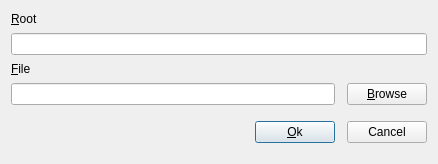
<ui version="4.0" >
 <class>toTemplateAddFileUI</class>
 <widget class="QDialog" name="toTemplateAddFileUI" >
  <property name="geometry" >
   <rect>
    <x>0</x>
    <y>0</y>
    <width>438</width>
    <height>164</height>
   </rect>
  </property>
  <property name="windowTitle" >
   <string>Add template file</string>
  </property>
  <layout class="QGridLayout" >
   <property name="leftMargin" >
    <number>11</number>
   </property>
   <property name="topMargin" >
    <number>11</number>
   </property>
   <property name="rightMargin" >
    <number>11</number>
   </property>
   <property name="bottomMargin" >
    <number>11</number>
   </property>
   <property name="horizontalSpacing" >
    <number>6</number>
   </property>
   <property name="verticalSpacing" >
    <number>6</number>
   </property>
   <item row="3" column="0" colspan="3" >
    <widget class="QLineEdit" name="Filename" />
   </item>
   <item row="3" column="4" >
    <widget class="QPushButton" name="Browse" >
     <property name="text" >
      <string>&amp;Browse</string>
     </property>
    </widget>
   </item>
   <item row="1" column="0" colspan="5" >
    <widget class="QLineEdit" name="Root" />
   </item>
   <item row="4" column="0" colspan="2" >
    <widget class="Line" name="Line1" />
   </item>
   <item rowspan="2" row="4" column="4" >
    <widget class="QPushButton" name="PushButton2_2" >
     <property name="text" >
      <string>Cancel</string>
     </property>
    </widget>
   </item>
   <item rowspan="2" row="4" column="2" >
    <widget class="QPushButton" name="OkButton" >
     <property name="text" >
      <string>&amp;Ok</string>
     </property>
     <property name="default" >
      <bool>true</bool>
     </property>
    </widget>
   </item>
   <item row="2" column="0" colspan="5" >
    <widget class="QLabel" name="TextLabel1_2" >
     <property name="text" >
      <string>&amp;File</string>
     </property>
     <property name="wordWrap" >
      <bool>false</bool>
     </property>
     <property name="buddy" >
      <cstring>Root</cstring>
     </property>
    </widget>
   </item>
   <item row="0" column="0" colspan="5" >
    <widget class="QLabel" name="TextLabel1" >
     <property name="text" >
      <string>&amp;Root</string>
     </property>
     <property name="wordWrap" >
      <bool>false</bool>
     </property>
     <property name="buddy" >
      <cstring>Root</cstring>
     </property>
    </widget>
   </item>
   <item row="5" column="1" >
    <spacer>
     <property name="orientation" >
      <enum>Qt::Horizontal</enum>
     </property>
     <property name="sizeType" >
      <enum>QSizePolicy::Expanding</enum>
     </property>
     <property name="sizeHint" >
      <size>
       <width>20</width>
       <height>20</height>
      </size>
     </property>
    </spacer>
   </item>
  </layout>
 </widget>
 <tabstops>
  <tabstop>Root</tabstop>
  <tabstop>Filename</tabstop>
  <tabstop>Browse</tabstop>
  <tabstop>OkButton</tabstop>
  <tabstop>PushButton2_2</tabstop>
 </tabstops>
 <resources/>
 <connections>
  <connection>
   <sender>OkButton</sender>
   <signal>clicked()</signal>
   <receiver>toTemplateAddFileUI</receiver>
   <slot>accept()</slot>
   <hints>
    <hint type="sourcelabel" >
     <x>20</x>
     <y>20</y>
    </hint>
    <hint type="destinationlabel" >
     <x>20</x>
     <y>20</y>
    </hint>
   </hints>
  </connection>
  <connection>
   <sender>PushButton2_2</sender>
   <signal>clicked()</signal>
   <receiver>toTemplateAddFileUI</receiver>
   <slot>reject()</slot>
   <hints>
    <hint type="sourcelabel" >
     <x>20</x>
     <y>20</y>
    </hint>
    <hint type="destinationlabel" >
     <x>20</x>
     <y>20</y>
    </hint>
   </hints>
  </connection>
  <connection>
   <sender>Browse</sender>
   <signal>clicked()</signal>
   <receiver>toTemplateAddFileUI</receiver>
   <slot>browse()</slot>
   <hints>
    <hint type="sourcelabel" >
     <x>20</x>
     <y>20</y>
    </hint>
    <hint type="destinationlabel" >
     <x>20</x>
     <y>20</y>
    </hint>
   </hints>
  </connection>
  <connection>
   <sender>Root</sender>
   <signal>textChanged(QString)</signal>
   <receiver>toTemplateAddFileUI</receiver>
   <slot>valid()</slot>
   <hints>
    <hint type="sourcelabel" >
     <x>20</x>
     <y>20</y>
    </hint>
    <hint type="destinationlabel" >
     <x>20</x>
     <y>20</y>
    </hint>
   </hints>
  </connection>
  <connection>
   <sender>Filename</sender>
   <signal>textChanged(QString)</signal>
   <receiver>toTemplateAddFileUI</receiver>
   <slot>valid()</slot>
   <hints>
    <hint type="sourcelabel" >
     <x>20</x>
     <y>20</y>
    </hint>
    <hint type="destinationlabel" >
     <x>20</x>
     <y>20</y>
    </hint>
   </hints>
  </connection>
 </connections>
</ui>
